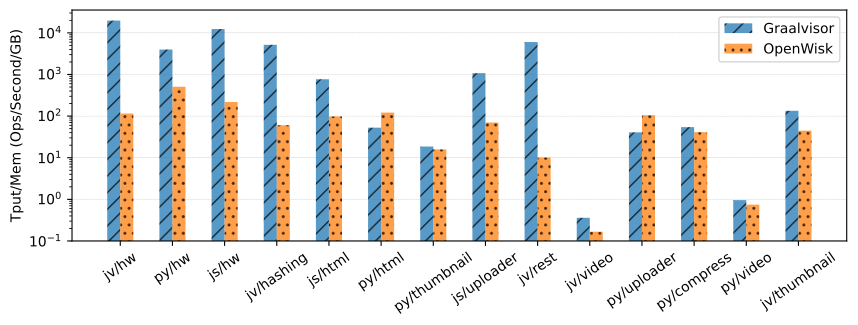

Generate this figure with Python:
#!/usr/bin/python

import os
import matplotlib.pyplot as plt
import numpy as np

results_home = "/home/rbruno/git/graalvm-argo-benchmarks/results"

benchmark_labels = [
    "jv/hw",
    "py/hw",
    "js/hw",
#    "java/sleep",
#    "python/sleep",
#    "javascript/sleep",
    "jv/hashing",
    "js/html",
    "py/html",
    "py/thumbnail",
    "js/uploader",
    "jv/rest",
    "jv/video",
    "py/uploader",
    "py/compress",
    "py/video",
    "jv/thumbnail" 
]

gv_benchmark_path = [
    "java/gv-hello-world-niuk-benchmark-8-1-2048",
    "python/gv-hello-world-niuk-benchmark-8-1-2048",
    "javascript/gv-hello-world-niuk-benchmark-8-1-2048",
#    "java/gv-sleep-niuk-benchmark-10-1-2048",
#    "python/gv-sleep-niuk-benchmark-10-1-2048",
#    "javascript/gv-sleep-niuk-benchmark-10-1-2048",
    "java/gv-file-hashing-niuk-benchmark-8-1-2048",
    "javascript/gv-dynamic-html-niuk-benchmark-8-1-2048",
    "python/gv-dynamic-html-niuk-benchmark-8-1-2048",
    "python/gv-thumbnail-niuk-benchmark-8-1-2048",
    "javascript/gv-uploader-niuk-benchmark-8-1-2048",
    "java/gv-httprequest-niuk-benchmark-8-1-2048",
    "java/gv-video-processing-niuk-benchmark-2-1-2048",
    "python/gv-uploader-niuk-benchmark-8-1-2048",
    "python/gv-compression-niuk-benchmark-4-1-2048",
    "python/gv-video-processing-niuk-benchmark-4-1-2048",
    "javascript/gv-thumbnail-niuk-benchmark-4-1-2048" 
]

cr_benchmark_path = [
    "java/cr-hello-world-benchmark-1-1-256",
    "python/cr-hello-world-benchmark-1-1-256",
    "javascript/cr-hello-world-benchmark-1-1-256",
#    "java/cr-sleep-benchmark-10-1-2048",
#    "python/cr-sleep-benchmark-10-1-2048", 
#    "javascript/cr-sleep-benchmark-10-1-2048",
    "java/cr-file-hashing-benchmark-1-1-256",
    "javascript/cr-dynamic-html-benchmark-1-1-256",
    "python/cr-dynamic-html-benchmark-1-1-256",
    "python/cr-thumbnail-benchmark-1-1-256",
    "javascript/cr-uploader-benchmark-1-1-256",
    "java/cr-httprequest-benchmark-1-1-256",
    "java/cr-video-processing-benchmark-1-1-1024",
    "python/cr-uploader-benchmark-1-1-256",
    "python/cr-compression-benchmark-1-1-256",
    "python/cr-video-processing-benchmark-1-1-512",
    "javascript/cr-thumbnail-benchmark-1-1-512"
]

# Throughput in ops/s.
gv_benchmark_tput = {}
cr_benchmark_tput = {}
# RSS in MBs.
gv_benchmark_rss = {}
cr_benchmark_rss = {}
# Efficiency in ops/s/mb.
gv_benchmark_eff = {}
cr_benchmark_eff = {}

def read_benchmark_throughput(path, values):
    try:
        with open('../results/' + path + '/ab.log') as file:
            for line in file:
                if 'Requests per second:' in line:
                    values[path] = float(line.split()[3])
    except Exception as e:
        print("Error processing " + path + ":")
        raise e

def read_benchmark_rss(path, values):
    try:
        benchmark_rss = []
        with open('../results/' + path + '/lambda.rss') as file:
            for line in file:
                benchmark_rss.append(int(line))
        last_five_elements = benchmark_rss[-5:]
        values[path] = int(sum(last_five_elements) / len(last_five_elements) / 1000)
    except Exception as e:
        print("Error processing " + path + ":")
        raise e

for path in gv_benchmark_path: read_benchmark_throughput(path, gv_benchmark_tput)
for path in cr_benchmark_path: read_benchmark_throughput(path, cr_benchmark_tput)
for path in gv_benchmark_path: read_benchmark_rss(path, gv_benchmark_rss)
for path in cr_benchmark_path: read_benchmark_rss(path, cr_benchmark_rss)

for path in cr_benchmark_tput:
    cr_benchmark_eff[path] = cr_benchmark_tput[path] / cr_benchmark_rss[path] * 1024
for path in gv_benchmark_tput:
    gv_benchmark_eff[path] = gv_benchmark_tput[path] / gv_benchmark_rss[path] * 1024

print("########## Throughput ##########")
for key in gv_benchmark_tput:
    print("{benchmark}: {value} ops/s".format(benchmark=key, value=gv_benchmark_tput[key]))
for key in cr_benchmark_tput:
    print("{benchmark}: {value} ops/s".format(benchmark=key, value=cr_benchmark_tput[key]))

print("########## Memory ##############")
for key in gv_benchmark_tput:
    print("{benchmark}: {value} KBs".format(benchmark=key, value=gv_benchmark_rss[key]))
for key in cr_benchmark_tput:
    print("{benchmark}: {value} KBs".format(benchmark=key, value=cr_benchmark_rss[key]))

print("########## Efficiency ##########")
for key in gv_benchmark_eff:
    print("{benchmark}: {value} ops/sec/GB".format(benchmark=key, value=gv_benchmark_eff[key]))
for key in cr_benchmark_eff:
    print("{benchmark}: {value} ops/sec/GB".format(benchmark=key, value=cr_benchmark_eff[key]))

print("########## Efficiency Imp. #####")
for i in range(len(benchmark_labels)):
    print("{benchmark}: {value} efficiency improvement w/ gv".format(benchmark=benchmark_labels[i], value=gv_benchmark_eff[gv_benchmark_path[i]]/cr_benchmark_eff[cr_benchmark_path[i]]))

x = np.arange(len(benchmark_labels))
width = 0.25

fig, ax = plt.subplots()
ax.bar(x - width/2, gv_benchmark_eff.values(), width, hatch='//', label='Graalvisor', alpha=0.75)
ax.bar(x + width/2, cr_benchmark_eff.values(), width, hatch='..', label='OpenWisk', alpha=0.75)

ax.set_ylabel('Tput/Mem (Ops/Second/GB)')
ax.set_yscale('log')
ax.set_ylim(ymin=0.1)
ax.set_xticks(x, benchmark_labels)
ax.legend()
ax.set_axisbelow(True)
plt.grid(axis = 'y', linestyle = '--', linewidth = 0.25)
plt.xticks(rotation = 35)
fig.set_figwidth(10)
fig.set_figheight(3)
plt.savefig("memory.pdf", bbox_inches='tight')
plt.show()
